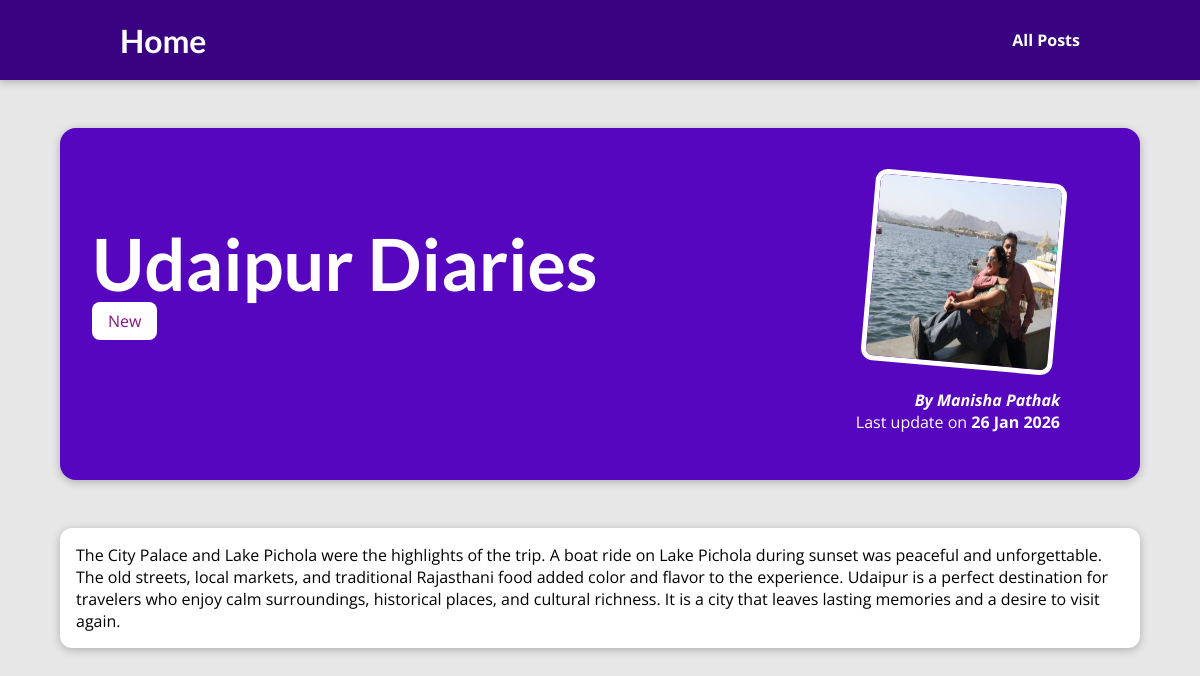
The page /posts/udaipur-diaries on the database its author committed.
### blog/models.py (models this page shows, shortened)
class MyPost(models.Model):
    title = models.CharField(max_length=150)
    image = models.CharField(max_length=100)
    excerpt = models.CharField(max_length=200)
    slug = models.SlugField(unique=True, db_index=True)
    date = models.DateField(auto_now=True)
    content = models.TextField(validators=[MinLengthValidator(10)])
    author = models.ForeignKey(
        Author, on_delete=models.SET_NULL, null=True, related_name="posts")
    tags = models.ManyToManyField(Tag)

class Tag(models.Model):
    caption = models.CharField(max_length=20)

class Author(models.Model):
    first_name = models.CharField(max_length=100)
    last_name = models.CharField(max_length=100)
    email_address = models.EmailField()
    def full_name(self):
        return f"{self.first_name} {self.last_name}"
    def __str__(self):
        return self.full_name()

### blog/views.py (the view)
# urls.py: path("posts/<slug:slug>", views.post_details, name="post-detail-page")
def post_details(request, slug):
    identified_post = MyPost.objects.get(slug=slug)
    return render(request, 'blog/post-detail.html', {
        "post": identified_post,
        "post_tags": identified_post.tags.all()
    })

### blog/templates/blog/post-detail.html (shortened to what this page needs)
{% extends 'base.html' %}
{% load static %}
{% block css_files %}
<link rel="stylesheet" href="{% static "blog/post-detail.css" %}"/>
{% endblock %}
{% block content %}
<section id="summary">
    <h2>{{ post.title }}</h2>
    <div>
        {% for tag in post_tags %}
        <span class="tag">{{ tag.caption }}</span>
        {% endfor %}
    </div>
    <article>
        <img src="{% static "blog/images/"|add:post.image %}",alt="{{post.title}}"/>
        <address>By <a href="mailto:{{ post.author.email_address }}">{{ post.author }}</a></address>
        <div>
            Last update on <time>{{post.date|date:"d M Y"}}</time>
        </div>
    </article>
</section>
<main>
    {{ post.content }}
</main>
{% endblock %}

### templates/base.html (shortened to what this page needs)
{% load static %}
<!DOCTYPE html>
<html lang="en">
<head>
    <link rel="stylesheet" href="{% static "app.css" %}">
    {% block css_files %}{% endblock %}
</head>
<body>
    <header id="main-navigation">
     <h1><a href="{% url 'starting-page'%}">Home</a></h1>
     <nav>
       <a href ="{% url "posts-page" %}">All Posts</a>
     </nav>
    </header>
    {% block content %}
    {% endblock %}
</body>
</html>

### static/app.css (style rules this page uses)
* { box-sizing: border-box; }
html { font-family: 'Open Sans', 'Lato', sans-serif; }
body { margin: 0; }
h1, h2, h3 { font-family: 'Lato', sans-serif; font-weight: bold; }
#main-navigation { width: 100%; height: 5rem; display: flex; justify-content: space-between; align-items: center; padding: 0 10%; position: absolute; top: 0; left: 0; }
#main-navigation a { text-decoration: none; color: white; font-weight: bold; }

### blog/static/blog/post-detail.css (style rules this page uses)
body { background-color: #e7e7e7; }
#main-navigation { background-color: #390281; box-shadow: 0 2px 8px rgba(0, 0, 0, 0.25); }
#summary { margin: 8rem auto 3rem auto; padding: 2rem; width: 90%; max-width: 90rem; border-radius: 16px; background-color: #5706c0; position: relative; box-shadow: 0 2px 8px rgba(0, 0, 0, 0.25); height: 22rem; }
#summary h2 { color: white; font-size: 4.5rem; margin-bottom: 0.25rem; }
#summary article { position: absolute; top: 2rem; right: 3rem; padding: 1rem 2rem; border-radius: 12px; text-align: right; color: white; }
#summary article img { width: 12rem; height: 12rem; border-radius: 12px; transform: rotateZ(5deg); border: 5px solid white; margin-bottom: 1rem; }
#summary address { font-weight: bold; }
#summary a { color:white; text-decoration: none; }
#summary time { font-weight: bold; }
main { width: 90%; max-width: 90rem; margin: 3rem auto; background-color: white; padding: 1rem; border-radius: 12px; box-shadow: 0 2px 8px rgba(0, 0, 0, 0.25); }
.tag { background-color: white; color:rgb(136, 18, 136); padding: 0.5rem 1rem; border-radius: 8px; }

### rows shown on the page
MyPost: title "Udaipur Diaries", image (picture), author "Manisha Pathak", date "26 Jan 2026", content "The City Palace and Lake Pichola were the highlights of the trip. A boat ride on Lake Pichola during sunset was peaceful and unforgettable. The old streets, local markets, and traditional Rajasthani food added color and flavor to the experience. Udaipur is a perfect destination for travelers who enjoy calm surroundings, historical places, and cultural richness. It is a city that leaves lasting memories and a desire to visit again."
Tag: caption "New"
